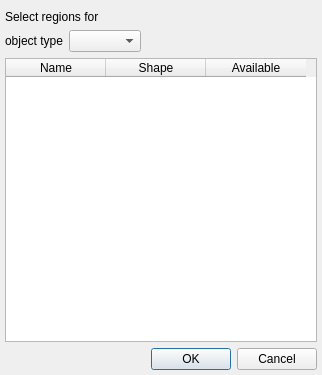
<?xml version="1.0" encoding="UTF-8"?>
<ui version="4.0">
 <class>Dialog</class>
 <widget class="QDialog" name="Dialog">
  <property name="geometry">
   <rect>
    <x>0</x>
    <y>0</y>
    <width>322</width>
    <height>375</height>
   </rect>
  </property>
  <property name="sizePolicy">
   <sizepolicy hsizetype="Fixed" vsizetype="Fixed">
    <horstretch>0</horstretch>
    <verstretch>0</verstretch>
   </sizepolicy>
  </property>
  <property name="windowTitle">
   <string>Select regions</string>
  </property>
  <layout class="QVBoxLayout" name="verticalLayout">
   <property name="leftMargin">
    <number>5</number>
   </property>
   <property name="topMargin">
    <number>10</number>
   </property>
   <property name="rightMargin">
    <number>5</number>
   </property>
   <property name="bottomMargin">
    <number>5</number>
   </property>
   <item>
    <widget class="QLabel" name="label_top">
     <property name="text">
      <string>Select regions for</string>
     </property>
    </widget>
   </item>
   <item>
    <widget class="QFrame" name="frame_object_type">
     <property name="frameShape">
      <enum>QFrame::NoFrame</enum>
     </property>
     <property name="frameShadow">
      <enum>QFrame::Plain</enum>
     </property>
     <layout class="QHBoxLayout" name="hbox">
      <property name="leftMargin">
       <number>0</number>
      </property>
      <property name="topMargin">
       <number>0</number>
      </property>
      <property name="rightMargin">
       <number>0</number>
      </property>
      <property name="bottomMargin">
       <number>0</number>
      </property>
      <item>
       <widget class="QLabel" name="label_type">
        <property name="text">
         <string>object type</string>
        </property>
       </widget>
      </item>
      <item>
       <widget class="QComboBox" name="combobox">
        <property name="currentIndex">
         <number>-1</number>
        </property>
       </widget>
      </item>
      <item>
       <spacer name="spacer">
        <property name="orientation">
         <enum>Qt::Horizontal</enum>
        </property>
        <property name="sizeHint" stdset="0">
         <size>
          <width>40</width>
          <height>20</height>
         </size>
        </property>
       </spacer>
      </item>
     </layout>
    </widget>
   </item>
   <item>
    <widget class="QTableWidget" name="table">
     <property name="maximumSize">
      <size>
       <width>16777215</width>
       <height>16777215</height>
      </size>
     </property>
     <property name="selectionBehavior">
      <enum>QAbstractItemView::SelectRows</enum>
     </property>
     <property name="sortingEnabled">
      <bool>false</bool>
     </property>
     <attribute name="horizontalHeaderCascadingSectionResizes">
      <bool>true</bool>
     </attribute>
     <attribute name="horizontalHeaderHighlightSections">
      <bool>false</bool>
     </attribute>
     <attribute name="verticalHeaderVisible">
      <bool>false</bool>
     </attribute>
     <column>
      <property name="text">
       <string>Name</string>
      </property>
     </column>
     <column>
      <property name="text">
       <string>Shape</string>
      </property>
     </column>
     <column>
      <property name="text">
       <string>Available</string>
      </property>
     </column>
    </widget>
   </item>
   <item>
    <widget class="QDialogButtonBox" name="buttonbox">
     <property name="orientation">
      <enum>Qt::Horizontal</enum>
     </property>
     <property name="standardButtons">
      <set>QDialogButtonBox::Cancel|QDialogButtonBox::Ok</set>
     </property>
    </widget>
   </item>
  </layout>
 </widget>
 <resources/>
 <connections>
  <connection>
   <sender>buttonbox</sender>
   <signal>accepted()</signal>
   <receiver>Dialog</receiver>
   <slot>accept()</slot>
   <hints>
    <hint type="sourcelabel">
     <x>248</x>
     <y>254</y>
    </hint>
    <hint type="destinationlabel">
     <x>157</x>
     <y>274</y>
    </hint>
   </hints>
  </connection>
  <connection>
   <sender>buttonbox</sender>
   <signal>rejected()</signal>
   <receiver>Dialog</receiver>
   <slot>reject()</slot>
   <hints>
    <hint type="sourcelabel">
     <x>316</x>
     <y>260</y>
    </hint>
    <hint type="destinationlabel">
     <x>286</x>
     <y>274</y>
    </hint>
   </hints>
  </connection>
 </connections>
</ui>
